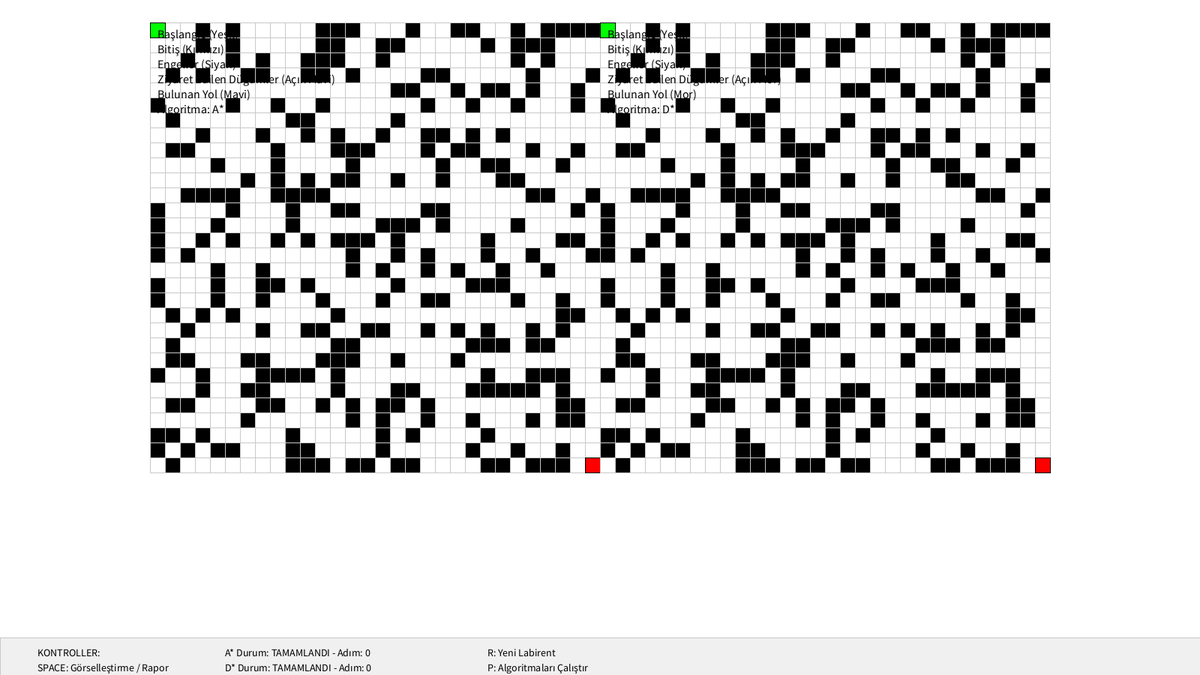
Frame 1 (no input)
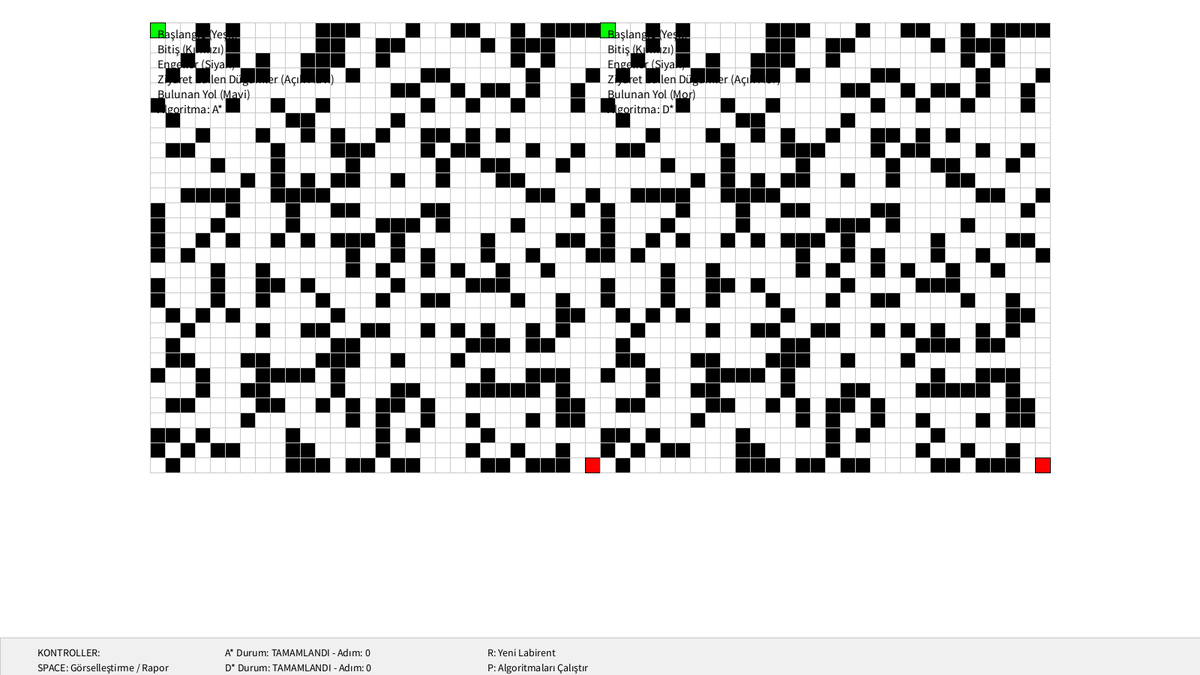
Frame 60 (the mouse pressed at the canvas centre just before this capture)
Frame 120 (the mouse held since frame 60 and released just before this capture): identical to frame 60, image omitted

The Processing sketch that drew these frames (run headless with seeded random() and noise(); from frame 60 on, the mouse is pressed at the canvas centre):

// Processing sketch: A_star_ve_D_star_algoritmalar_
// ── A_star_ve_D_star_algoritmalar_.pde
import java.util.*;

// Grid boyutları
int GRID_SIZE = 30;
int CELL_SIZE = 20;
int[][] grid;
Node startNode;
Node endNode;
List<Node> pathAStar;
List<Node> pathDStar;
boolean isAnimating = false;
int animationSpeed = 50; // milisaniye
int lastAnimationTime = 0;
int currentPathIndex = 0;
int currentVisitedIndex = 0;
Map<String, Double> comparisonStats = new HashMap<String, Double>();

// İki algoritmanın ziyaret ettiği düğümleri takip etmek için
Set<Node> visitedNodesAStar = new HashSet<Node>();
Set<Node> visitedNodesDStar = new HashSet<Node>();
List<Node> visitedNodesAStarOrdered = new ArrayList<Node>();
List<Node> visitedNodesDStarOrdered = new ArrayList<Node>();
int totalNodesVisitedAStar = 0;
int totalNodesVisitedDStar = 0;

// Algoritma adımları
int aStarSteps = 0;
int dStarSteps = 0;

// Aktivite/sayfa durumu
int activePage = 0; // 0: görselleştirme, 1: rapor

// Animasyon aşaması
enum AnimationPhase { EXPLORING, PATH_BUILDING, COMPLETED }
AnimationPhase currentPhase = AnimationPhase.EXPLORING;

void setup() {
  size(1600, 900); // Daha yüksek bir pencere boyutu
  background(255);
  initializeGrid();
  startNode = new Node(0, 0);
  endNode = new Node(GRID_SIZE-1, GRID_SIZE-1);
  pathAStar = new ArrayList<Node>();
  pathDStar = new ArrayList<Node>();
  visitedNodesAStarOrdered = new ArrayList<Node>();
  visitedNodesDStarOrdered = new ArrayList<Node>();
}

void draw() {
  background(255);
  
  if (activePage == 0) {
    // Görselleştirme sayfası
    int gridYOffset = 30; // Grid'ler için yukarıdan boşluk
    
    // Aşama bilgisini göster
    if (isAnimating) {
      drawAnimationPhaseInfo();
    }
    
    // A* grid'i
    pushMatrix();
    translate(200, gridYOffset);
    drawGrid();
    drawVisitedNodesAnimated(visitedNodesAStarOrdered, color(200, 200, 255), pathAStar); // Açık mavi
    if (currentPhase != AnimationPhase.EXPLORING) {
      drawPathAnimated(pathAStar, color(0, 0, 255)); // Mavi
    }
    drawStartEndPoints();
    drawLegend("A*", 0);
    popMatrix();
    
    // D* grid'i
    pushMatrix();
    translate(800, gridYOffset);
    drawGrid();
    drawVisitedNodesAnimated(visitedNodesDStarOrdered, color(255, 200, 255), pathDStar); // Açık mor
    if (currentPhase != AnimationPhase.EXPLORING) {
      drawPathAnimated(pathDStar, color(255, 0, 255)); // Mor
    }
    drawStartEndPoints();
    drawLegend("D*", 0);
    popMatrix();
    
    // Grid'lerin altındaki raporlar
    if (!isAnimating) {
      // A* raporu
      if (pathAStar.size() > 0) {
        drawDetailedAlgorithmReport("A*", 200, gridYOffset + GRID_SIZE * CELL_SIZE + 20);
      }
      
      // D* raporu
      if (pathDStar.size() > 0) {
        drawDetailedAlgorithmReport("D*", 800, gridYOffset + GRID_SIZE * CELL_SIZE + 20);
      }
      
      // Karşılaştırma raporu
      if (pathAStar.size() > 0 && pathDStar.size() > 0) {
        drawComparisonSummary();
      }
    }
    
    // Durum bilgisi ve kontroller
    drawStatusAndControls();
    
    // Animasyon mantığı
    updateAnimation();
  } else {
    // Detaylı rapor sayfası
    displayDetailedReport();
  }
}

void displayDetailedReport() {
  background(255);
  
  float pageWidth = width - 100;
  float pageHeight = height - 100;
  float startX = 50;
  float startY = 50;
  
  // Başlık
  fill(0);
  textSize(30);
  textAlign(CENTER, TOP);
  text("A* ve D* YOL BULMA ALGORİTMALARI KARŞILAŞTIRMASI", width/2, 20);
  
  // Ekran yakalama gizli butonları
  fill(240);
  noStroke();
  rect(10, 20, 30, 30);
  rect(width - 40, 20, 30, 30);
  
  // Sol panel - A* algoritması açıklaması
  fill(240, 245, 255);
  stroke(180);
  rect(startX, startY, pageWidth/2 - 25, pageHeight/2 - 25, 10);
  
  textAlign(LEFT, TOP);
  fill(0);
  textSize(20);
  text("A* Algoritması", startX + 20, startY + 20);
  
  textSize(14);
  String aStarText = 
    "A* (A-Star), hedef-tabanlı yol bulma problemlerinde optimum çözüm bulmak için kullanılan bir arama algoritmasıdır.\n\n" +
    "Temel Özellikleri:\n" +
    "• Forward search (ileri arama) prensibiyle çalışır\n" +
    "• Başlangıç noktasından hedefe doğru arama yapar\n" +
    "• Heuristic (sezgisel) fonksiyon kullanarak hedefin yerini tahmin eder\n" +
    "• f(n) = g(n) + h(n) formülü ile çalışır\n" +
    "   - g(n): Başlangıç noktasından n düğümüne kadar olan gerçek maliyet\n" +
    "   - h(n): n düğümünden hedef noktaya tahmini maliyet (Manhattan mesafesi)\n\n" +
    "Avantajları:\n" +
    "• En kısa yolu bulma garantisi\n" +
    "• Hızlı ve verimli çalışma\n" +
    "• Sezgisel fonksiyon sayesinde hedefe yönelimli arama";
    
  text(aStarText, startX + 20, startY + 60, pageWidth/2 - 65, pageHeight/2 - 85);
  
  // Sağ panel - D* algoritması açıklaması
  fill(255, 245, 255);
  stroke(180);
  rect(startX + pageWidth/2 + 25, startY, pageWidth/2 - 25, pageHeight/2 - 25, 10);
  
  textAlign(LEFT, TOP);
  fill(0);
  textSize(20);
  text("D* Algoritması", startX + pageWidth/2 + 45, startY + 20);
  
  textSize(14);
  String dStarText = 
    "D* (D-Star), dinamik ortamlarda yol bulma için geliştirilmiş bir arama algoritmasıdır.\n\n" +
    "Temel Özellikleri:\n" +
    "• Backward search (geriye doğru arama) prensibiyle çalışır\n" +
    "• Hedef noktasından başlangıç noktasına doğru arama yapar\n" +
    "• Dinamik ortamlara adapte olabilir\n" +
    "• Özellikle robot navigasyonu için tasarlanmıştır\n\n" +
    "Avantajları:\n" +
    "• Dinamik ortamlarda verimli çalışma\n" +
    "• Engeller değiştiğinde yolu yeniden hesaplayabilme\n" +
    "• Gerçek zamanlı sistemlerde kullanışlı\n" +
    "• Robotik ve otonom sistem uygulamalarında tercih edilir";
    
  text(dStarText, startX + pageWidth/2 + 45, startY + 60, pageWidth/2 - 65, pageHeight/2 - 85);
  
  // Alt panel - Karşılaştırma tablosu
  fill(248, 248, 255);
  rect(startX, startY + pageHeight/2 + 25, pageWidth, pageHeight/2 - 25, 10);
  
  // Karşılaştırma tablosu başlık
  fill(0);
  textSize(20);
  textAlign(CENTER, TOP);
  text("ALGORİTMA PERFORMANS KARŞILAŞTIRMA TABLOSU", width/2, startY + pageHeight/2 + 45);
  
  // Tablo başlıkları
  float colWidth = pageWidth / 6;
  float tableStartY = startY + pageHeight/2 + 85;
  
  fill(230, 230, 240);
  noStroke();
  rect(startX + 20, tableStartY, pageWidth - 40, 30);
  
  fill(0);
  textSize(14);
  textAlign(CENTER, CENTER);
  text("Metrik", startX + 20 + colWidth/2, tableStartY + 15);
  text("A* Değeri", startX + 20 + colWidth*1.5, tableStartY + 15);
  text("D* Değeri", startX + 20 + colWidth*2.5, tableStartY + 15);
  text("Fark", startX + 20 + colWidth*3.5, tableStartY + 15);
  text("Kazanan", startX + 20 + colWidth*4.5, tableStartY + 15);
  
  // Güvenli şekilde değerlere eriş
  double aStarTime = 0.0;
  double dStarTime = 0.0;
  double aStarLength = 0.0;
  double dStarLength = 0.0;
  
  if (comparisonStats.containsKey("A*_time")) {
    aStarTime = comparisonStats.get("A*_time");
  }
  
  if (comparisonStats.containsKey("D*_time")) {
    dStarTime = comparisonStats.get("D*_time");
  }
  
  if (comparisonStats.containsKey("A*_path_length")) {
    aStarLength = comparisonStats.get("A*_path_length");
  }
  
  if (comparisonStats.containsKey("D*_path_length")) {
    dStarLength = comparisonStats.get("D*_path_length");
  }
  
  // Tablo içeriği
  stroke(220);
  float rowHeight = 35;
  
  // 1. Satır - Çalışma Süresi
  tableStartY += 35;
  line(startX + 20, tableStartY, startX + pageWidth - 20, tableStartY);
  
  textAlign(LEFT, CENTER);
  fill(0);
  text("Çalışma Süresi (ms)", startX + 30, tableStartY + rowHeight/2);
  
  textAlign(CENTER, CENTER);
  text(nf((float)aStarTime, 0, 2), startX + 20 + colWidth*1.5, tableStartY + rowHeight/2);
  text(nf((float)dStarTime, 0, 2), startX + 20 + colWidth*2.5, tableStartY + rowHeight/2);
  
  double timeDiff = dStarTime - aStarTime;
  text(nf(abs((float)timeDiff), 0, 2), startX + 20 + colWidth*3.5, tableStartY + rowHeight/2);
  
  fill(timeDiff > 0 ? color(0, 100, 0) : (timeDiff < 0 ? color(100, 0, 0) : color(0)));
  text(timeDiff == 0 ? "Eşit" : (timeDiff > 0 ? "A*" : "D*"), startX + 20 + colWidth*4.5, tableStartY + rowHeight/2);
  
  // 2. Satır - Yol Uzunluğu
  tableStartY += rowHeight;
  line(startX + 20, tableStartY, startX + pageWidth - 20, tableStartY);
  
  textAlign(LEFT, CENTER);
  fill(0);
  text("Yol Uzunluğu (adım)", startX + 30, tableStartY + rowHeight/2);
  
  textAlign(CENTER, CENTER);
  text(nf((float)aStarLength, 0, 0), startX + 20 + colWidth*1.5, tableStartY + rowHeight/2);
  text(nf((float)dStarLength, 0, 0), startX + 20 + colWidth*2.5, tableStartY + rowHeight/2);
  
  double pathDiff = dStarLength - aStarLength;
  text(nf(abs((float)pathDiff), 0, 0), startX + 20 + colWidth*3.5, tableStartY + rowHeight/2);
  
  fill(pathDiff > 0 ? color(0, 100, 0) : (pathDiff < 0 ? color(100, 0, 0) : color(0)));
  text(pathDiff == 0 ? "Eşit" : (pathDiff > 0 ? "A*" : "D*"), startX + 20 + colWidth*4.5, tableStartY + rowHeight/2);
  
  // 3. Satır - Ziyaret Edilen Düğümler
  tableStartY += rowHeight;
  line(startX + 20, tableStartY, startX + pageWidth - 20, tableStartY);
  
  textAlign(LEFT, CENTER);
  fill(0);
  text("Ziyaret Edilen Düğüm", startX + 30, tableStartY + rowHeight/2);
  
  textAlign(CENTER, CENTER);
  text(String.valueOf(totalNodesVisitedAStar), startX + 20 + colWidth*1.5, tableStartY + rowHeight/2);
  text(String.valueOf(totalNodesVisitedDStar), startX + 20 + colWidth*2.5, tableStartY + rowHeight/2);
  
  double visitedDiff = totalNodesVisitedDStar - totalNodesVisitedAStar;
  text(str(abs((int)visitedDiff)), startX + 20 + colWidth*3.5, tableStartY + rowHeight/2);
  
  fill(visitedDiff > 0 ? color(0, 100, 0) : (visitedDiff < 0 ? color(100, 0, 0) : color(0)));
  text(visitedDiff == 0 ? "Eşit" : (visitedDiff > 0 ? "A*" : "D*"), startX + 20 + colWidth*4.5, tableStartY + rowHeight/2);
  
  // 4. Satır - Adım Sayısı
  tableStartY += rowHeight;
  line(startX + 20, tableStartY, startX + pageWidth - 20, tableStartY);
  
  textAlign(LEFT, CENTER);
  fill(0);
  text("Algoritma Adımları", startX + 30, tableStartY + rowHeight/2);
  
  textAlign(CENTER, CENTER);
  text(String.valueOf(aStarSteps), startX + 20 + colWidth*1.5, tableStartY + rowHeight/2);
  text(String.valueOf(dStarSteps), startX + 20 + colWidth*2.5, tableStartY + rowHeight/2);
  
  double stepsDiff = dStarSteps - aStarSteps;
  text(str(abs((int)stepsDiff)), startX + 20 + colWidth*3.5, tableStartY + rowHeight/2);
  
  fill(stepsDiff > 0 ? color(0, 100, 0) : (stepsDiff < 0 ? color(100, 0, 0) : color(0)));
  text(stepsDiff == 0 ? "Eşit" : (stepsDiff > 0 ? "A*" : "D*"), startX + 20 + colWidth*4.5, tableStartY + rowHeight/2);
  
  // Çerçeve
  noFill();
  stroke(200);
  rect(startX + 20, tableStartY - rowHeight*3, pageWidth - 40, rowHeight*4);
  
  for (int i = 1; i < 5; i++) {
    line(startX + 20 + colWidth*i, tableStartY - rowHeight*3, startX + 20 + colWidth*i, tableStartY + rowHeight);
  }
  
  // Sonuç bölümü
  fill(245, 245, 255);
  noStroke();
  rect(startX + 20, tableStartY + rowHeight + 20, pageWidth - 40, 60, 10);
  
  fill(0);
  textSize(16);
  textAlign(CENTER, CENTER);
  
  String conclusion = "";
  int aStarWins = 0;
  int dStarWins = 0;
  
  if (timeDiff > 0) aStarWins++; else if (timeDiff < 0) dStarWins++;
  if (pathDiff > 0) aStarWins++; else if (pathDiff < 0) dStarWins++;
  if (visitedDiff > 0) aStarWins++; else if (visitedDiff < 0) dStarWins++;
  if (stepsDiff > 0) aStarWins++; else if (stepsDiff < 0) dStarWins++;
  
  if (aStarWins > dStarWins) {
    conclusion = "SONUÇ: Bu test durumunda A* algoritması " + aStarWins + " metrikte daha iyi performans gösterdi.";
  } else if (dStarWins > aStarWins) {
    conclusion = "SONUÇ: Bu test durumunda D* algoritması " + dStarWins + " metrikte daha iyi performans gösterdi.";
  } else {
    conclusion = "SONUÇ: Bu test durumunda her iki algoritma da eşit performans gösterdi.";
  }
  
  text(conclusion, width/2, tableStartY + rowHeight + 50);
  
  // Sayfa geçiş bilgisi
  textSize(14);
  fill(100);
  textAlign(CENTER, BOTTOM);
  text("Görselleştirmeye geri dönmek için SPACE tuşuna basın", width/2, height - 20);
}

void initializeGrid() {
  grid = new int[GRID_SIZE][GRID_SIZE];
  
  // Labirenti temizle
  for (int i = 0; i < GRID_SIZE; i++) {
    for (int j = 0; j < GRID_SIZE; j++) {
      grid[i][j] = 0;
    }
  }
  
  // Engelleri ekle
  for (int i = 0; i < GRID_SIZE; i++) {
    for (int j = 0; j < GRID_SIZE; j++) {
      // Başlangıç ve bitiş noktaları ile çevresindeki hücrelere engel koyma
      if ((i == 0 && j == 0) || (i == GRID_SIZE-1 && j == GRID_SIZE-1) ||
          (i == 1 && j == 0) || (i == 0 && j == 1) ||
          (i == GRID_SIZE-2 && j == GRID_SIZE-1) || (i == GRID_SIZE-1 && j == GRID_SIZE-2)) {
        continue;
      }
      
      if (random(1) < 0.3) { // %30 engel olasılığı
        grid[i][j] = 1;
      }
    }
  }
  
  // Yol olabilmesi için bazı engelleri kaldır (labirent oluşturma)
  ensurePathExists();
}

// Başlangıç ve bitiş arasında bir yol olmasını sağla
void ensurePathExists() {
  // Flood fill algoritması ile kontrol et
  boolean[][] visited = new boolean[GRID_SIZE][GRID_SIZE];
  Queue<int[]> queue = new LinkedList<>();
  queue.add(new int[]{0, 0}); // Başlangıç noktası
  visited[0][0] = true;
  
  while (!queue.isEmpty()) {
    int[] current = queue.poll();
    int x = current[0];
    int y = current[1];
    
    // Komşuları kontrol et
    int[][] directions = {{-1,0}, {1,0}, {0,-1}, {0,1}};
    for (int[] dir : directions) {
      int newX = x + dir[0];
      int newY = y + dir[1];
      
      if (newX >= 0 && newX < GRID_SIZE && newY >= 0 && newY < GRID_SIZE && 
          !visited[newX][newY] && grid[newX][newY] == 0) {
        visited[newX][newY] = true;
        queue.add(new int[]{newX, newY});
      }
    }
  }
  
  // Bitiş noktasına ulaşılamıyorsa, bir yol aç
  if (!visited[GRID_SIZE-1][GRID_SIZE-1]) {
    println("Yol bulunamadı, yeni bir yol açılıyor...");
    
    // Açgözlü bir yaklaşımla yol oluştur
    int x = 0, y = 0;
    while (x < GRID_SIZE-1 || y < GRID_SIZE-1) {
      // Sağa veya aşağı hareket et
      if (x < GRID_SIZE-1 && (y == GRID_SIZE-1 || random(1) < 0.5)) {
        x++;
      } else if (y < GRID_SIZE-1) {
        y++;
      }
      
      // Yolu aç
      grid[x][y] = 0;
    }
  }
}

void drawGrid() {
  for (int i = 0; i < GRID_SIZE; i++) {
    for (int j = 0; j < GRID_SIZE; j++) {
      if (grid[i][j] == 1) {
        fill(0);
      } else {
        fill(255);
      }
      rect(j * CELL_SIZE, i * CELL_SIZE, CELL_SIZE, CELL_SIZE);
      stroke(200);
    }
  }
}

void drawStartEndPoints() {
  // Başlangıç ve bitiş noktalarını çiz
  fill(0, 255, 0);
  rect(startNode.y * CELL_SIZE, startNode.x * CELL_SIZE, CELL_SIZE, CELL_SIZE);
  fill(255, 0, 0);
  rect(endNode.y * CELL_SIZE, endNode.x * CELL_SIZE, CELL_SIZE, CELL_SIZE);
}

void drawVisitedNodesAnimated(List<Node> visitedOrdered, color nodeColor, List<Node> path) {
  noStroke();
  fill(nodeColor);
  
  for (int i = 0; i < Math.min(currentVisitedIndex, visitedOrdered.size()); i++) {
    Node node = visitedOrdered.get(i);
    
    // Yol üzerinde değilse göster
    boolean onPath = false;
    if (path != null) {
      for (Node pathNode : path) {
        if (node.equals(pathNode)) {
          onPath = true;
          break;
        }
      }
    }
    
    if (!onPath || currentPhase == AnimationPhase.EXPLORING) {
      rect(node.y * CELL_SIZE + 2, node.x * CELL_SIZE + 2, CELL_SIZE - 4, CELL_SIZE - 4);
    }
  }
  stroke(0);
}

void drawPathAnimated(List<Node> path, color pathColor) {
  if (path != null && path.size() > 0) {
    // Önce ziyaret edilen noktaları kenarları olan kareler olarak çiz
    stroke(pathColor);
    strokeWeight(2);
    noFill();
    for (int i = 0; i <= Math.min(currentPathIndex, path.size()-1); i++) {
      Node node = path.get(i);
      rect(node.y * CELL_SIZE + 1, node.x * CELL_SIZE + 1, CELL_SIZE - 2, CELL_SIZE - 2);
    }
    
    // Sonra çizgiyi çiz
    stroke(pathColor);
    strokeWeight(3);
    beginShape();
    for (int i = 0; i <= Math.min(currentPathIndex, path.size()-1); i++) {
      Node node = path.get(i);
      vertex(node.y * CELL_SIZE + CELL_SIZE/2, node.x * CELL_SIZE + CELL_SIZE/2);
    }
    endShape();
    
    // Eğer animasyon bittiyse, adım numaralarını göster
    if (currentPhase == AnimationPhase.COMPLETED) {
      textSize(10);
      fill(0);
      for (int i = 0; i < path.size(); i++) {
        Node node = path.get(i);
        text(i+1, node.y * CELL_SIZE + CELL_SIZE/2 - 3, node.x * CELL_SIZE + CELL_SIZE/2 + 4);
      }
    }
  }
}

void drawAnimationPhaseInfo() {
  fill(0);
  textSize(18);
  textAlign(CENTER, TOP);
  
  String phaseText = "";
  switch (currentPhase) {
    case EXPLORING:
      phaseText = "Keşif Aşaması - Düğümler Ziyaret Ediliyor";
      break;
    case PATH_BUILDING:
      phaseText = "Yol Oluşturma Aşaması - En İyi Yol Bulunuyor";
      break;
    case COMPLETED:
      phaseText = "Tamamlandı - Sonuçlar Değerlendiriliyor";
      break;
  }
  
  text(phaseText, width/2, 5);
}

void drawDetailedAlgorithmReport(String algorithmName, int xOffset, int yOffset) {
  int reportWidth = 400;
  int reportHeight = 200;
  
  // Rapor arka planı
  fill(240, 240, 255, 220);
  if (algorithmName.equals("D*")) {
    fill(255, 240, 255, 220);
  }
  stroke(180);
  rect(xOffset, yOffset, reportWidth, reportHeight, 10);
  
  // Rapor içeriği
  fill(0);
  textSize(16);
  textAlign(LEFT, TOP);
  
  // Güvenli şekilde değerlere eriş
  double timeMs = 0.0;
  double pathLength = 0.0;
  int visitedNodes = algorithmName.equals("A*") ? totalNodesVisitedAStar : totalNodesVisitedDStar;
  int steps = algorithmName.equals("A*") ? aStarSteps : dStarSteps;
  
  if (comparisonStats.containsKey(algorithmName + "_time")) {
    timeMs = comparisonStats.get(algorithmName + "_time");
  }
  
  if (comparisonStats.containsKey(algorithmName + "_path_length")) {
    pathLength = comparisonStats.get(algorithmName + "_path_length");
  }
  
  text(algorithmName + " ALGORİTMA PERFORMANS RAPORU", xOffset + 10, yOffset + 10);
  text("Çalışma Süresi: " + nf((float)(timeMs), 0, 2) + " ms", xOffset + 10, yOffset + 40);
  text("Yol Uzunluğu: " + (int)pathLength + " adım", xOffset + 10, yOffset + 70);
  text("Ziyaret Edilen Düğüm: " + visitedNodes, xOffset + 10, yOffset + 100);
  text("Algoritma Adımları: " + steps, xOffset + 10, yOffset + 130);
  
  String algoritmaTipi = algorithmName.equals("A*") ? "Forward Search (İleri Arama)" : "Backward Search (Geri Arama)";
  text("Algoritma Tipi: " + algoritmaTipi, xOffset + 10, yOffset + 160);
}

void drawComparisonSummary() {
  fill(245, 245, 255, 220);
  stroke(180);
  rect(400, 750, 800, 120, 10);
  
  fill(0);
  textSize(18);
  textAlign(CENTER, TOP);
  text("ALGORİTMA KARŞILAŞTIRMA ÖZET", width/2, 760);
  
  textAlign(LEFT, TOP);
  textSize(14);
  
  // Güvenli şekilde değerlere eriş
  double aStarTime = 0.0;
  double dStarTime = 0.0;
  double aStarLength = 0.0; 
  double dStarLength = 0.0;
  
  if (comparisonStats.containsKey("A*_time")) {
    aStarTime = comparisonStats.get("A*_time");
  }
  
  if (comparisonStats.containsKey("D*_time")) {
    dStarTime = comparisonStats.get("D*_time");
  }
  
  if (comparisonStats.containsKey("A*_path_length")) {
    aStarLength = comparisonStats.get("A*_path_length");
  }
  
  if (comparisonStats.containsKey("D*_path_length")) {
    dStarLength = comparisonStats.get("D*_path_length");
  }
  
  double timeDiff = dStarTime - aStarTime;
  double pathDiff = dStarLength - aStarLength;
  double visitedDiff = totalNodesVisitedDStar - totalNodesVisitedAStar;
  
  text("Hız Karşılaştırması: " + (timeDiff > 0 ? "A* " + nf((float)timeDiff, 0, 2) + " ms daha hızlı" : "D* " + nf((float)(-timeDiff), 0, 2) + " ms daha hızlı"), 450, 790);
  text("Yol Uzunluğu Karşılaştırması: " + (pathDiff > 0 ? "A* " + (int)pathDiff + " adım daha kısa" : "D* " + (int)(-pathDiff) + " adım daha kısa"), 450, 820);
  text("Ziyaret Edilen Düğüm Karşılaştırması: " + (visitedDiff > 0 ? "A* " + (int)visitedDiff + " daha az düğüm ziyaret etti" : "D* " + (int)(-visitedDiff) + " daha az düğüm ziyaret etti"), 450, 850);
}

void drawStatusAndControls() {
  // Panel arka planı
  fill(240);
  stroke(200);
  rect(0, height - 50, width, 50);
  
  // İçerik
  fill(0);
  textSize(14);
  textAlign(LEFT, CENTER);
  
  String aStarStatus = !isAnimating ? "TAMAMLANDI" : (currentPhase == AnimationPhase.EXPLORING ? "KEŞİF" : "YOL OLUŞTURMA");
  String dStarStatus = !isAnimating ? "TAMAMLANDI" : (currentPhase == AnimationPhase.EXPLORING ? "KEŞİF" : "YOL OLUŞTURMA");
  
  text("A* Durum: " + aStarStatus + " - Adım: " + aStarSteps, 300, height - 30);
  text("D* Durum: " + dStarStatus + " - Adım: " + dStarSteps, 300, height - 10);
  
  text("KONTROLLER:", 50, height - 30);
  text("SPACE: Görselleştirme / Rapor", 50, height - 10);
  text("R: Yeni Labirent", 650, height - 30);
  text("P: Algoritmaları Çalıştır", 650, height - 10);
}

void updateAnimation() {
  if (isAnimating) {
    int currentTime = millis();
    if (currentTime - lastAnimationTime > animationSpeed) {
      lastAnimationTime = currentTime;
      
      // Keşif aşaması (ziyaret edilen düğümleri göster)
      if (currentPhase == AnimationPhase.EXPLORING) {
        currentVisitedIndex++;
        
        if (currentVisitedIndex <= visitedNodesAStarOrdered.size()) {
          aStarSteps++;
        }
        
        if (currentVisitedIndex <= visitedNodesDStarOrdered.size()) {
          dStarSteps++;
        }
        
        int maxVisited = Math.max(visitedNodesAStarOrdered.size(), visitedNodesDStarOrdered.size());
        if (currentVisitedIndex >= maxVisited) {
          currentPhase = AnimationPhase.PATH_BUILDING;
          currentPathIndex = 0;
        }
      } 
      // Yol oluşturma aşaması
      else if (currentPhase == AnimationPhase.PATH_BUILDING) {
        currentPathIndex++;
        
        int maxPath = Math.max(pathAStar.size(), pathDStar.size());
        if (currentPathIndex >= maxPath) {
          currentPhase = AnimationPhase.COMPLETED;
          isAnimating = false;
          generateComparisonReport();
        }
      }
    }
  }
}

void keyPressed() {
  if (key == ' ') {
    // Görselleştirme ve rapor arasında geçiş
    activePage = 1 - activePage;
  } else if (key == 'r') {
    resetSimulation();
  } else if (key == 'p' && !isAnimating) {
    startSimulation();
  }
}

void resetSimulation() {
  initializeGrid();
  pathAStar.clear();
  pathDStar.clear();
  visitedNodesAStar.clear();
  visitedNodesDStar.clear();
  visitedNodesAStarOrdered.clear();
  visitedNodesDStarOrdered.clear();
  totalNodesVisitedAStar = 0;
  totalNodesVisitedDStar = 0;
  isAnimating = false;
  currentPathIndex = 0;
  currentVisitedIndex = 0;
  currentPhase = AnimationPhase.EXPLORING;
}

void startSimulation() {
  // Grid'lerin açık bir yolu olmasını garantile
  ensurePathExists();
  
  // A* algoritmasını çalıştır
  visitedNodesAStar.clear();
  visitedNodesAStarOrdered.clear();
  aStarSteps = 0;
  long startTimeAStar = System.currentTimeMillis();
  pathAStar = findPathAStar(visitedNodesAStar, visitedNodesAStarOrdered);
  long endTimeAStar = System.currentTimeMillis();
  comparisonStats.put("A*_time", (double)(endTimeAStar - startTimeAStar));
  comparisonStats.put("A*_path_length", (double)pathAStar.size());
  totalNodesVisitedAStar = visitedNodesAStar.size();
  
  // D* algoritmasını çalıştır
  visitedNodesDStar.clear();
  visitedNodesDStarOrdered.clear();
  dStarSteps = 0;
  long startTimeDStar = System.currentTimeMillis();
  pathDStar = findPathDStar(visitedNodesDStar, visitedNodesDStarOrdered);
  long endTimeDStar = System.currentTimeMillis();
  comparisonStats.put("D*_time", (double)(endTimeDStar - startTimeDStar));
  comparisonStats.put("D*_path_length", (double)pathDStar.size());
  totalNodesVisitedDStar = visitedNodesDStar.size();
  
  // Eğer yollar çok kısaysa, animasyon hızını düzenle
  animationSpeed = 50; // Varsayılan hız
  int maxNodes = Math.max(visitedNodesAStarOrdered.size(), visitedNodesDStarOrdered.size());
  int maxPath = Math.max(pathAStar.size(), pathDStar.size());
  
  if (maxNodes > 300) {
    animationSpeed = 10; // Daha hızlı
  } else if (maxNodes < 50) {
    animationSpeed = 100; // Daha yavaş
  }
  
  isAnimating = true;
  currentPhase = AnimationPhase.EXPLORING;
  currentVisitedIndex = 0;
  currentPathIndex = 0;
  lastAnimationTime = millis();
  
  println("Yollar başarıyla bulundu!");
  println("A* Yol Uzunluğu: " + pathAStar.size() + ", D* Yol Uzunluğu: " + pathDStar.size());
  println("A* Ziyaret Edilen Düğümler: " + totalNodesVisitedAStar + ", D* Ziyaret Edilen Düğümler: " + totalNodesVisitedDStar);
}

List<Node> findPathAStar(Set<Node> visitedNodes, List<Node> visitedOrdered) {
  PriorityQueue<Node> openSet = new PriorityQueue<Node>((a, b) -> Double.compare(a.f, b.f));
  Map<String, Node> openSetMap = new HashMap<>(); // Hızlı erişim için
  Set<String> closedSet = new HashSet<String>();
  Map<String, Node> cameFrom = new HashMap<String, Node>();
  Map<String, Double> gScore = new HashMap<String, Double>();
  
  Node start = new Node(startNode.x, startNode.y);
  Node end = new Node(endNode.x, endNode.y);
  
  start.g = 0;
  start.h = heuristic(start, end);
  start.f = start.g + start.h;
  
  String startKey = nodeToKey(start);
  openSet.add(start);
  openSetMap.put(startKey, start);
  gScore.put(startKey, Double.valueOf(0.0));
  
  int steps = 0;
  int maxSteps = GRID_SIZE * GRID_SIZE * 4; // Sonsuz döngü önlemi
  
  while (!openSet.isEmpty() && steps < maxSteps) {
    steps++;
    Node current = openSet.poll();
    String currentKey = nodeToKey(current);
    openSetMap.remove(currentKey);
    
    if (!visitedNodes.contains(current)) {
      visitedNodes.add(current);
      visitedOrdered.add(current);
    }
    
    if (current.equals(end)) {
      aStarSteps = steps;
      return reconstructPath(cameFrom, current);
    }
    
    closedSet.add(currentKey);
    
    for (Node neighbor : getNeighbors(current)) {
      String neighborKey = nodeToKey(neighbor);
      
      if (closedSet.contains(neighborKey)) continue;
      
      double tentativeGScore = gScore.getOrDefault(currentKey, Double.MAX_VALUE) + 1.0;
      
      Node existingNeighbor = openSetMap.get(neighborKey);
      if (existingNeighbor == null) {
        // Düğüm daha önce görülmemiş
        gScore.put(neighborKey, tentativeGScore);
        neighbor.g = tentativeGScore;
        neighbor.h = heuristic(neighbor, end);
        neighbor.f = neighbor.g + neighbor.h;
        neighbor.parent = current;
        
        openSet.add(neighbor);
        openSetMap.put(neighborKey, neighbor);
        cameFrom.put(neighborKey, current);
      } else if (tentativeGScore < gScore.getOrDefault(neighborKey, Double.MAX_VALUE)) {
        // Daha iyi bir yol bulundu
        gScore.put(neighborKey, tentativeGScore);
        existingNeighbor.g = tentativeGScore;
        existingNeighbor.f = existingNeighbor.g + existingNeighbor.h;
        existingNeighbor.parent = current;
        cameFrom.put(neighborKey, current);
        
        // Önceliği güncelle (PriorityQueue'da update işlemi)
        openSet.remove(existingNeighbor);
        openSet.add(existingNeighbor);
      }
    }
  }
  
  // Yol bulunamadıysa, en azından başlangıç noktasını içeren bir yol döndür
  aStarSteps = steps;
  if (visitedNodes.size() > 0) {
    List<Node> singleNodePath = new ArrayList<Node>();
    singleNodePath.add(start);
    println("A* yol bulunamadı, sadece başlangıç noktası döndürülüyor. Adım sayısı: " + steps);
    return singleNodePath;
  }
  
  return new ArrayList<Node>();
}

List<Node> findPathDStar(Set<Node> visitedNodes, List<Node> visitedOrdered) {
  PriorityQueue<Node> openSet = new PriorityQueue<Node>((a, b) -> Double.compare(a.f, b.f));
  Map<String, Node> openSetMap = new HashMap<>(); // Hızlı erişim için
  Set<String> closedSet = new HashSet<String>();
  Map<String, Node> cameFrom = new HashMap<String, Node>();
  Map<String, Double> gScore = new HashMap<String, Double>();
  
  // D* algoritmasında bitiş noktasından başlarız
  Node tempStart = new Node(endNode.x, endNode.y);
  Node tempEnd = new Node(startNode.x, startNode.y);
  
  tempStart.g = 0;
  tempStart.h = heuristic(tempStart, tempEnd);
  tempStart.f = tempStart.g + tempStart.h;
  
  String startKey = nodeToKey(tempStart);
  openSet.add(tempStart);
  openSetMap.put(startKey, tempStart);
  gScore.put(startKey, Double.valueOf(0.0));
  
  int steps = 0;
  int maxSteps = GRID_SIZE * GRID_SIZE * 4; // Sonsuz döngü önlemi
  
  while (!openSet.isEmpty() && steps < maxSteps) {
    steps++;
    Node current = openSet.poll();
    String currentKey = nodeToKey(current);
    openSetMap.remove(currentKey);
    
    if (!visitedNodes.contains(current)) {
      visitedNodes.add(current);
      visitedOrdered.add(current);
    }
    
    if (current.equals(tempEnd)) {
      dStarSteps = steps;
      
      // Yolu tersine çevir (D* bitiş noktasından başlangıca doğru arama yapar)
      List<Node> reversedPath = reconstructPath(cameFrom, current);
      List<Node> forwardPath = new ArrayList<Node>();
      
      // Yolu tekrar düzelt (başlangıçtan hedefe doğru)
      for (int i = reversedPath.size() - 1; i >= 0; i--) {
        Node node = reversedPath.get(i);
        forwardPath.add(new Node(node.x, node.y));
      }
      
      return forwardPath;
    }
    
    closedSet.add(currentKey);
    
    for (Node neighbor : getNeighbors(current)) {
      String neighborKey = nodeToKey(neighbor);
      
      if (closedSet.contains(neighborKey)) continue;
      
      double tentativeGScore = gScore.getOrDefault(currentKey, Double.MAX_VALUE) + 1.0;
      
      Node existingNeighbor = openSetMap.get(neighborKey);
      if (existingNeighbor == null) {
        // Düğüm daha önce görülmemiş
        gScore.put(neighborKey, tentativeGScore);
        neighbor.g = tentativeGScore;
        neighbor.h = heuristic(neighbor, tempEnd);
        neighbor.f = neighbor.g + neighbor.h;
        neighbor.parent = current;
        
        openSet.add(neighbor);
        openSetMap.put(neighborKey, neighbor);
        cameFrom.put(neighborKey, current);
      } else if (tentativeGScore < gScore.getOrDefault(neighborKey, Double.MAX_VALUE)) {
        // Daha iyi bir yol bulundu
        gScore.put(neighborKey, tentativeGScore);
        existingNeighbor.g = tentativeGScore;
        existingNeighbor.f = existingNeighbor.g + existingNeighbor.h;
        existingNeighbor.parent = current;
        cameFrom.put(neighborKey, current);
        
        // Önceliği güncelle
        openSet.remove(existingNeighbor);
        openSet.add(existingNeighbor);
      }
    }
  }
  
  // Yol bulunamadıysa, en azından bitiş noktasını içeren bir yol döndür
  dStarSteps = steps;
  if (visitedNodes.size() > 0) {
    List<Node> singleNodePath = new ArrayList<Node>();
    singleNodePath.add(tempStart);
    println("D* yol bulunamadı, sadece bitiş noktası döndürülüyor. Adım sayısı: " + steps);
    return singleNodePath;
  }
  
  return new ArrayList<Node>();
}

double heuristic(Node a, Node b) {
  return abs(a.x - b.x) + abs(a.y - b.y);
}

List<Node> getNeighbors(Node node) {
  List<Node> neighbors = new ArrayList<Node>();
  int[][] directions = {{-1,0}, {1,0}, {0,-1}, {0,1}};
  
  for (int[] dir : directions) {
    int newX = node.x + dir[0];
    int newY = node.y + dir[1];
    
    if (newX >= 0 && newX < GRID_SIZE && newY >= 0 && newY < GRID_SIZE && grid[newX][newY] == 0) {
      neighbors.add(new Node(newX, newY));
    }
  }
  
  return neighbors;
}

List<Node> reconstructPath(Map<String, Node> cameFrom, Node current) {
  List<Node> path = new ArrayList<Node>();
  path.add(current);
  
  String currentKey = nodeToKey(current);
  while (cameFrom.containsKey(currentKey)) {
    current = cameFrom.get(currentKey);
    path.add(0, current);
    currentKey = nodeToKey(current);
  }
  
  return path;
}

void generateComparisonReport() {
  println("\n=== Algoritma Karşılaştırma Raporu ===");
  println("Grid Boyutu: " + GRID_SIZE + "x" + GRID_SIZE);
  println("Engel Oranı: %30");
  
  // Güvenli şekilde değerlere eriş
  double aStarTime = 0.0;
  double dStarTime = 0.0;
  double aStarLength = 0.0; 
  double dStarLength = 0.0;
  
  if (comparisonStats.containsKey("A*_time")) {
    aStarTime = comparisonStats.get("A*_time");
  }
  
  if (comparisonStats.containsKey("D*_time")) {
    dStarTime = comparisonStats.get("D*_time");
  }
  
  if (comparisonStats.containsKey("A*_path_length")) {
    aStarLength = comparisonStats.get("A*_path_length");
  }
  
  if (comparisonStats.containsKey("D*_path_length")) {
    dStarLength = comparisonStats.get("D*_path_length");
  }
  
  println("\nA* Algoritması:");
  println("Çalışma Süresi: " + aStarTime + " ms");
  println("Yol Uzunluğu: " + aStarLength + " adım");
  println("Ziyaret Edilen Düğüm Sayısı: " + totalNodesVisitedAStar);
  
  println("\nD* Algoritması:");
  println("Çalışma Süresi: " + dStarTime + " ms");
  println("Yol Uzunluğu: " + dStarLength + " adım");
  println("Ziyaret Edilen Düğüm Sayısı: " + totalNodesVisitedDStar);
  
  // Performans karşılaştırması
  double timeDiff = dStarTime - aStarTime;
  double pathDiff = dStarLength - aStarLength;
  double visitedDiff = totalNodesVisitedDStar - totalNodesVisitedAStar;
  
  println("\nKarşılaştırma Sonuçları:");
  println("Hız Farkı: " + (timeDiff > 0 ? "A* " + timeDiff + " ms daha hızlı" : "D* " + (-timeDiff) + " ms daha hızlı"));
  println("Yol Uzunluğu Farkı: " + (pathDiff > 0 ? "A* " + pathDiff + " adım daha kısa" : "D* " + (-pathDiff) + " adım daha kısa"));
  println("Ziyaret Edilen Düğüm Farkı: " + (visitedDiff > 0 ? "A* " + visitedDiff + " daha az düğüm ziyaret etti" : "D* " + (-visitedDiff) + " daha az düğüm ziyaret etti"));
}

void drawLegend(String algorithmName, int xOffset) {
  fill(0);
  textSize(16);
  textAlign(LEFT, TOP);
  text("Başlangıç (Yeşil)", xOffset + 10, 10);
  text("Bitiş (Kırmızı)", xOffset + 10, 30);
  text("Engeller (Siyah)", xOffset + 10, 50);
  text("Ziyaret Edilen Düğümler (" + (algorithmName.equals("A*") ? "Açık Mavi" : "Açık Mor") + ")", xOffset + 10, 70);
  text("Bulunan Yol (" + (algorithmName.equals("A*") ? "Mavi" : "Mor") + ")", xOffset + 10, 90);
  text("Algoritma: " + algorithmName, xOffset + 10, 110);
  if (isAnimating) {
    text("Animasyon Devam Ediyor...", xOffset + 10, 130);
  }
}

// Node'un PriorityQueue içinde olup olmadığını kontrol eder
boolean containsNode(PriorityQueue<Node> queue, Node node) {
  for (Node n : queue) {
    if (n.equals(node)) {
      return true;
    }
  }
  return false;
}

// Node'u benzersiz bir anahtar stringine dönüştür
String nodeToKey(Node node) {
  return node.x + "," + node.y;
}

class Node {
  int x, y;
  double g, h, f;
  Node parent;
  
  Node(int x, int y) {
    this.x = x;
    this.y = y;
    g = 0;
    h = 0;
    f = 0;
  }
  
  @Override
  public boolean equals(Object obj) {
    if (obj instanceof Node) {
      Node other = (Node) obj;
      return this.x == other.x && this.y == other.y;
    }
    return false;
  }
  
  @Override
  public int hashCode() {
    // x ve y değerlerinden benzersiz bir hash kodu oluştur
    return x * 31 + y;
  }
}

// Yardımcı fonksiyon: Tüm ziyaret edilen düğümler içinde bir düğümün indeksini bul
int findIndexInVisited(Node node, List<Node> visitedNodes) {
  for (int i = 0; i < visitedNodes.size(); i++) {
    if (node.equals(visitedNodes.get(i))) {
      return i;
    }
  }
  return -1;
}

// Yardımcı fonksiyon: İki nokta arasındaki yolun açık olup olmadığını kontrol et
boolean hasDirectPath(Node a, Node b) {
  // Düz çizgi çizerek engelleri kontrol et
  int x0 = a.x;
  int y0 = a.y;
  int x1 = b.x;
  int y1 = b.y;
  
  int dx = abs(x1 - x0);
  int dy = abs(y1 - y0);
  int sx = x0 < x1 ? 1 : -1;
  int sy = y0 < y1 ? 1 : -1;
  int err = dx - dy;
  
  while (x0 != x1 || y0 != y1) {
    if (x0 >= 0 && x0 < GRID_SIZE && y0 >= 0 && y0 < GRID_SIZE) {
      if (grid[x0][y0] == 1) {
        return false; // Engel var
      }
    } else {
      return false; // Grid dışına çıkıldı
    }
    
    int e2 = 2 * err;
    if (e2 > -dy) {
      err -= dy;
      x0 += sx;
    }
    if (e2 < dx) {
      err += dx;
      y0 += sy;
    }
  }
  
  return true;
} 
